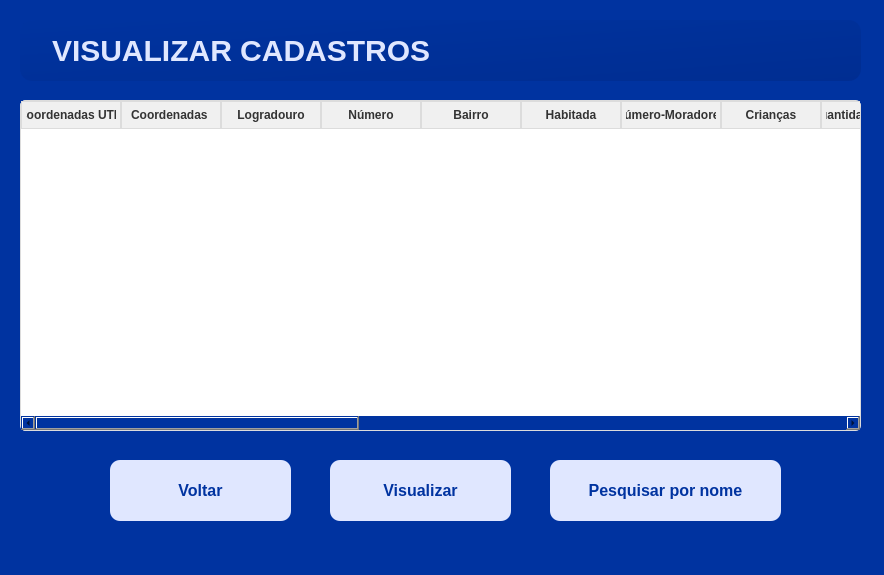
<?xml version="1.0" encoding="UTF-8"?>
<ui version="4.0">
 <class>frm_VerCadastros</class>
 <widget class="QWidget" name="frm_VerCadastros">
  <property name="geometry">
   <rect>
    <x>0</x>
    <y>0</y>
    <width>884</width>
    <height>575</height>
   </rect>
  </property>
  <property name="windowTitle">
   <string>Form</string>
  </property>
  <property name="styleSheet">
   <string notr="true">QWidget{
	background: #0033A0;
}</string>
  </property>
  <widget class="QTableWidget" name="tableWidget">
   <property name="geometry">
    <rect>
     <x>20</x>
     <y>100</y>
     <width>841</width>
     <height>331</height>
    </rect>
   </property>
   <property name="styleSheet">
    <string notr="true">QTableWidget, QTableView {
    border: 1px solid #dcdcdc; 
    border-radius: 5px; 
    gridline-color: #dcdcdc; 
    background-color: #ffffff; 
    font-size: 14px; 
    color: #333333; 
}

QHeaderView::section {
    background-color: #f0f0f0; 
    color: #333333;
    font-weight: bold; 
    border: 1px solid #dcdcdc; 
    padding: 4px; 
}

QTableWidget::item:selected, QTableView::item:selected {
    background-color: #b3d9ff; 
    color: #000000;
}

QTableCornerButton::section {
    background-color: #f0f0f0; 
    border: 1px solid #dcdcdc;
}

QScrollBar:vertical {
    background: #f0f0f0;
    width: 12px; 
    margin: 2px 0 2px 0; 
    border: none; 
}

QScrollBar::handle:vertical {
    background: #b0bec5; 
    min-height: 20px; 
    border-radius: 6px; 
}

QScrollBar::handle:vertical:hover {
    background: #90a4ae; 
}

QScrollBar::add-line:vertical, QScrollBar::sub-line:vertical {
    background: none; 
    height: 0px; 
}

QScrollBar::add-page:vertical, QScrollBar::sub-page:vertical {
    background: none; 
}

QScrollBar:horizontal {
    background: #f0f0f0; 
    height: 12px; 
    margin: 0 2px 0 2px; 
    border: none;
}

QScrollBar::handle:horizontal {
    background: #b0bec5;
    min-width: 20px; 
    border-radius: 6px;
}

QScrollBar::handle:horizontal:hover {
    background: #90a4ae; 
}

QScrollBar::add-line:horizontal, QScrollBar::sub-line:horizontal {
    background: none;
    width: 0px;
}

QScrollBar::add-page:horizontal, QScrollBar::sub-page:horizontal {
    background: none;
}
</string>
   </property>
   <column>
    <property name="text">
     <string>Coordenadas UTM</string>
    </property>
   </column>
   <column>
    <property name="text">
     <string>Coordenadas </string>
    </property>
   </column>
   <column>
    <property name="text">
     <string>Logradouro</string>
    </property>
   </column>
   <column>
    <property name="text">
     <string>Número</string>
    </property>
   </column>
   <column>
    <property name="text">
     <string>Bairro</string>
    </property>
   </column>
   <column>
    <property name="text">
     <string>Habitada</string>
    </property>
   </column>
   <column>
    <property name="text">
     <string>Número-Moradores</string>
    </property>
   </column>
   <column>
    <property name="text">
     <string>Crianças</string>
    </property>
   </column>
   <column>
    <property name="text">
     <string>Quantidade-Crianças</string>
    </property>
   </column>
   <column>
    <property name="text">
     <string>Nome</string>
    </property>
   </column>
   <column>
    <property name="text">
     <string>Idade</string>
    </property>
   </column>
   <column>
    <property name="text">
     <string>Gênero</string>
    </property>
   </column>
   <column>
    <property name="text">
     <string>Telefone</string>
    </property>
   </column>
   <column>
    <property name="text">
     <string>E-mail</string>
    </property>
   </column>
   <column>
    <property name="text">
     <string>Mobilidade</string>
    </property>
   </column>
   <column>
    <property name="text">
     <string>Quantidade</string>
    </property>
   </column>
   <column>
    <property name="text">
     <string>Tipo</string>
    </property>
   </column>
   <column>
    <property name="text">
     <string>Internet</string>
    </property>
   </column>
   <column>
    <property name="text">
     <string>Televisão</string>
    </property>
   </column>
   <column>
    <property name="text">
     <string>Rádio</string>
    </property>
   </column>
  </widget>
  <widget class="QPushButton" name="pushButton_3">
   <property name="geometry">
    <rect>
     <x>550</x>
     <y>460</y>
     <width>231</width>
     <height>61</height>
    </rect>
   </property>
   <property name="styleSheet">
    <string notr="true">QPushButton {
    background-color: #E0E7FF;
    color: #0033A0;
    font-size: 16px;
    font-weight: 600;
    font-family: &quot;Segoe UI&quot;, Tahoma, Geneva, Verdana, sans-serif;
    padding: 10px 22px;
    border: none;
    border-radius: 10px;
    box-shadow: 2px 2px 6px rgba(0, 0, 0, 0.3);
}
QPushButton:hover {
    background-color: #C7D2FE;
}
QPushButton:pressed {
    background-color: #32CD32;
}</string>
   </property>
   <property name="text">
    <string>Pesquisar por nome</string>
   </property>
  </widget>
  <widget class="QLabel" name="label">
   <property name="geometry">
    <rect>
     <x>20</x>
     <y>20</y>
     <width>841</width>
     <height>61</height>
    </rect>
   </property>
   <property name="styleSheet">
    <string notr="true">QLabel {
    color: #E0E7FF;
    font-size: 30px;
    font-weight: 700;
    font-family: &quot;Segoe UI&quot;, Tahoma, Geneva, Verdana, sans-serif;
    background: qlineargradient(x1:0, y1:0, x2:1, y2:1, stop:0 rgba(0, 51, 160, 0.3), stop:1 rgba(0, 31, 112, 0.3));
    padding: 14px 24px;
    border-radius: 12px;
    text-shadow: 1px 1px 4px rgba(0, 0, 0, 0.4);
    qproperty-alignment: 'AlignCenter';
}
</string>
   </property>
   <property name="text">
    <string>VISUALIZAR CADASTROS</string>
   </property>
  </widget>
  <widget class="QPushButton" name="pushButton_4">
   <property name="geometry">
    <rect>
     <x>330</x>
     <y>460</y>
     <width>181</width>
     <height>61</height>
    </rect>
   </property>
   <property name="styleSheet">
    <string notr="true">QPushButton {
    background-color: #E0E7FF;
    color: #0033A0;
    font-size: 16px;
    font-weight: 600;
    font-family: &quot;Segoe UI&quot;, Tahoma, Geneva, Verdana, sans-serif;
    padding: 10px 22px;
    border: none;
    border-radius: 10px;
    box-shadow: 2px 2px 6px rgba(0, 0, 0, 0.3);
}
QPushButton:hover {
    background-color: #C7D2FE;
}
QPushButton:pressed {
    background-color: #32CD32;
}</string>
   </property>
   <property name="text">
    <string>Visualizar</string>
   </property>
  </widget>
  <widget class="QPushButton" name="pushButton_5">
   <property name="geometry">
    <rect>
     <x>110</x>
     <y>460</y>
     <width>181</width>
     <height>61</height>
    </rect>
   </property>
   <property name="styleSheet">
    <string notr="true">QPushButton {
    background-color: #E0E7FF;
    color: #0033A0;
    font-size: 16px;
    font-weight: 600;
    font-family: &quot;Segoe UI&quot;, Tahoma, Geneva, Verdana, sans-serif;
    padding: 10px 22px;
    border: none;
    border-radius: 10px;
    box-shadow: 2px 2px 6px rgba(0, 0, 0, 0.3);
}
QPushButton:hover {
    background-color: #ffcdd2;

}

QPushButton:pressed {
    background-color: #e57373;

}</string>
   </property>
   <property name="text">
    <string>Voltar</string>
   </property>
  </widget>
 </widget>
 <resources/>
 <connections/>
</ui>
